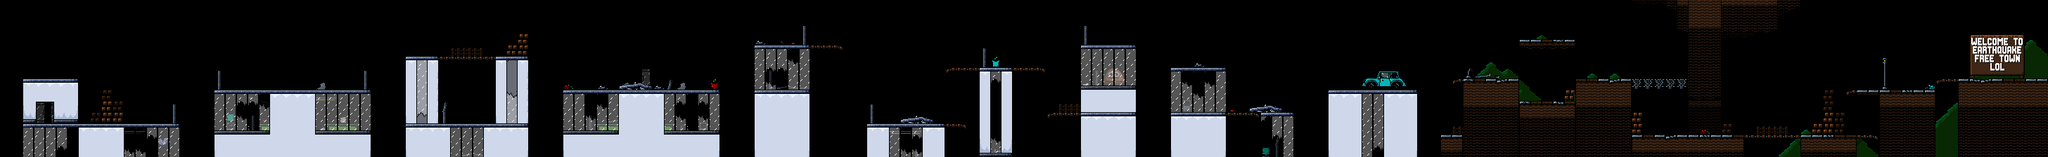

This is a level from a 2D game, rendered from its Tiled map with the project's own tilesets. A one-line summary and the map file follow, with tile-layer data summarised:
An orthogonal 182x14 tile map with 16x16 px tiles, 3 tile layers (backtiles, tiles, foretiles) and 3 objects (2x box, spawn).

<map version="1.5" tiledversion="1.7.2" orientation="orthogonal" renderorder="right-down" width="182" height="14" tilewidth="16" tileheight="16" infinite="0" nextlayerid="7" nextobjectid="85">
 <editorsettings>
  <export target="level4.lua" format="lua" />
 </editorsettings>
 <properties>
  <property name="background" value="skyquake" />
  <property name="timetravelenabled" type="bool" value="false" />
 </properties>
 <tileset firstgid="1" name="tiles" tilewidth="16" tileheight="16" spacing="1" tilecount="432" columns="16">
  <image source="../images/tiles.png" width="272" height="459" />
 </tileset>
 <layer id="4" name="backtiles" width="182" height="14" opacity="0.5">
  <data>[2548 cells, 163 non-empty, 64 distinct tile ids]</data>
 </layer>
 <layer id="3" name="tiles" width="182" height="14">
  <data>[2548 cells, 942 non-empty, 112 distinct tile ids]</data>
 </layer>
 <objectgroup id="2" name="objects">
  <object id="81" type="spawn" x="48" y="160" width="16" height="16">
   <properties>
    <property name="global" type="bool" value="true" />
   </properties>
  </object>
  <object id="82" type="box" x="1128" y="112" width="16" height="16">
   <properties>
    <property name="global" type="bool" value="true" />
    <property name="metal" type="bool" value="true" />
   </properties>
  </object>
  <object id="83" type="box" x="2192" y="40" width="16" height="16">
   <properties>
    <property name="global" type="bool" value="true" />
    <property name="metal" type="bool" value="true" />
   </properties>
  </object>
 </objectgroup>
 <layer id="5" name="foretiles" width="182" height="14" opacity="0.5">
  <data>[2548 cells, 0 non-empty, 0 distinct tile ids]</data>
 </layer>
</map>
